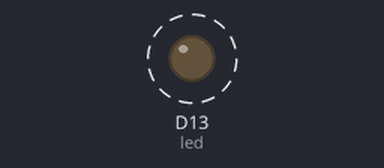
Bench run of a program on a simulated CircuitPython board. Shown: output pins drawn as LEDs (lit = HIGH). Dashed ring = blinking.

Above: at 0.3 s.
Timing chart, 0 to 3.0 s (numbered marks = the images above):
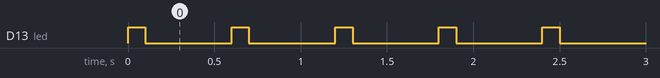

The program:

code.py
```python
import board
import digitalio
import time

led = digitalio.DigitalInOut(board.D13)
led.direction = digitalio.Direction.OUTPUT

while True:
    led.value = True
    time.sleep(0.1)
    led.value = False
    time.sleep(0.5)
```

Measured:
- by itself, D13 (led): alternates HIGH for 0.10 s and LOW for 0.50 s
